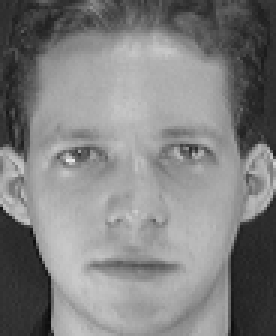
#> input picture classifier/training-data/s1/1.pgm, 92 x 112 px (shown 3 times larger); its folder holds only this picture in this run
$ python lbph_recognizer.py
#> lines starting #> are read from the running program, lines starting #| are printed output that depends on the picture
### classifier/detector.py
import cv2

class Detector:
    # function to detect face using OpenCV
    def detect_face(self, img):

        gray = cv2.cvtColor(img, cv2.COLOR_BGR2GRAY)
        face_cascade = cv2.CascadeClassifier('lbpcascade_frontalface.xml')

        faces = face_cascade.detectMultiScale(gray, scaleFactor=1.2, minNeighbors=5)

        if (len(faces) == 0):
            return None, None

        (x, y, w, h) = faces[0]

        # return only the face part of the image
        return gray[y: y + w, x: x + h], faces[0]

### classifier/classifier.py
import cv2
import numpy as np


class Classifier:
    def classify(self, faces, labels):
        face_recognizer = cv2.face.createLBPHFaceRecognizer()
        face_recognizer.train(faces, np.array(labels))
        return face_recognizer

### classifier/lbph_recognizer.py
import cv2
import os
from detector import Detector
from classifier import Classifier
from predictor import Predictor

class prep_data:
    def prep_train_data(self, fldr_pth, detector):
#> called with fldr_pth = 'classifier/training-data'
        dirs = os.listdir(fldr_pth)
        faces = []
        labels = []
        # print(dirs)
        for dir_name in dirs:
            if not dir_name.startswith('s'):
                # print('check')
                continue
            label = int(dir_name[1])
            # print(dir_name[1])
            subject_dir_path = fldr_pth + "/" + dir_name
            subject_image_names = os.listdir(subject_dir_path)
            for image_name in subject_image_names:
                image_path = subject_dir_path + "/" + image_name
                image = cv2.imread(image_path)
#> image is the input picture: shape (112, 92, 3); min 11, max 234, mean 128.3
                # cv2.imshow("Training on image...", image)
                # cv2.waitKey(10)
                face, rect = detector.detect_face(image)
#> in detect_face, `faces = face_cascade.detectMultiScale(gray, scaleFactor=1.2, minNeighb..`: faces = [[4, 21, 86, 86]]
#> in detect_face, `(x, y, w, h) = faces[0]`: x = 4; y = 21; w = 86
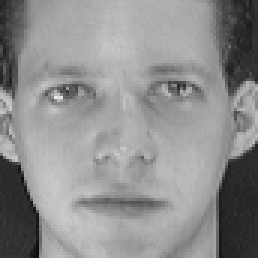
#> face: shape (86, 86) (shown 3 times larger); min 11, max 234, mean 142.3
#> rect = [4, 21, 86, 86]
                if face is not None:
                    faces.append(face)
                    labels.append(label)

                    # cv2.destroyAllWindows()
                    # cv2.waitKey(1)
                    # cv2.destroyAllWindows()

        return faces, labels


prep = prep_data()
detect_algo = Detector()
train_data = os.path.join(os.path.dirname(__file__), 'training-data')
faces, labels = prep.prep_train_data(train_data, detect_algo)
#> faces = 1 item; labels = [1]
print("Data prepared")

# print total faces and labels
#print("Total faces: ", len(faces))
#print("Total labels: ", len(labels))

classify_trainer = Classifier()
#> (the run stopped early here; a loop or call above may not have finished)
